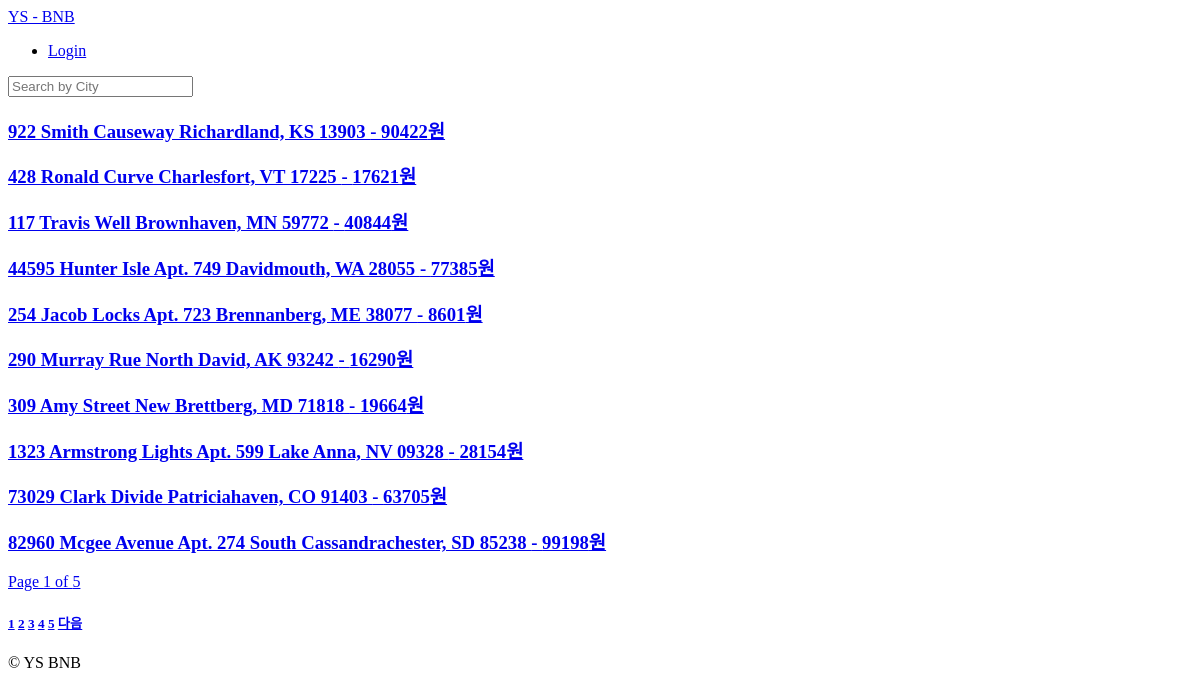
/, run on an earlier commit of the app's database.
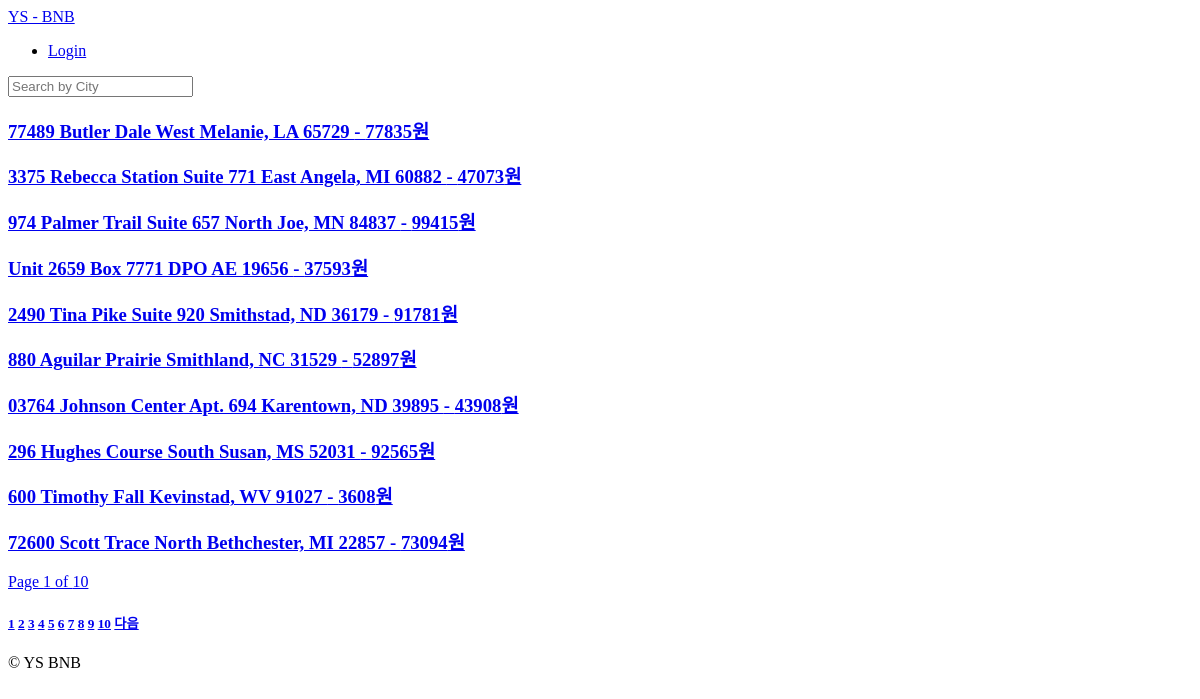
And on a later commit of the database.
### rooms/models.py (models this page shows, shortened)
class Room(core_models.TimeStampedModel):
    name = models.CharField(max_length=140, )
    description = models.TextField()
    country = CountryField()
    city = models.CharField(max_length=80)
    price = models.IntegerField()
    address = models.CharField(max_length=140)
    beds = models.IntegerField()
    guests = models.IntegerField()
    bedrooms = models.IntegerField()
    baths =  models.IntegerField()
    check_in = models.TimeField()
    check_out = models.TimeField()
    instant_book = models.BooleanField(default=False)
    host = models.ForeignKey('users.User', related_name="rooms", on_delete=models.CASCADE)
    room_type = models.ForeignKey('RoomType', related_name="rooms", on_delete=models.SET_NULL, null=True)
    amenities = models.ManyToManyField('Amenity', related_name="rooms", blank=True)
    facilities = models.ManyToManyField('Facility', related_name="rooms", blank=True)
    house_rules = models.ManyToManyField('HouseRule', related_name="rooms", blank=True)

### rooms/views.py (the view)
# urls.py: path("", room_views.HomeView.as_view(), name = "home")
class HomeView(ListView):
    model = models.Room
    context_object_name = "rooms" # context이름 변경 가능
    paginate_by = 10
    paginate_orphans = 5
    ordering = "created"
    def get_context_data(self, **kwargs):
        context = super().get_context_data(**kwargs)
        now = timezone.now()
        context['now'] = now
        return context

### templates/rooms/room_list.html (shortened to what this page needs)
{% extends "base.html" %}
{% block content %}
    {% for room in rooms %}
        <h3><a href="{% url "rooms:detail" room.pk %}"> {{room.name}} - {{room.price}}원</h3>
    {% endfor %}
    Page {{page_obj.number}} of {{page_obj.paginator.num_pages}}
    <h5>
    {% for page in page_obj.paginator.page_range %}
        <a href = "?page={{page}}">{{page}}</a>
    {% endfor %}
    {% if page_obj.has_next %}
        <a href = "?page={{page.next_page_number}}">다음</a>
    {% endif %}
    </h5>
{% endblock  %}

What changed in the data, as far as the page shows it:
removed Room: name "922 Smith Causeway Richardland, KS 13903", price "90422"
removed Room: name "428 Ronald Curve Charlesfort, VT 17225", price "17621"
removed Room: name "117 Travis Well Brownhaven, MN 59772", price "40844"
removed Room: name "44595 Hunter Isle Apt. 749 Davidmouth, WA 28055", price "77385"
removed Room: name "254 Jacob Locks Apt. 723 Brennanberg, ME 38077", price "8601"
removed Room: name "290 Murray Rue North David, AK 93242", price "16290"
removed Room: name "309 Amy Street New Brettberg, MD 71818", price "19664"
removed Room: name "1323 Armstrong Lights Apt. 599 Lake Anna, NV 09328", price "28154"
removed Room: name "73029 Clark Divide Patriciahaven, CO 91403", price "63705"
removed Room: name "82960 Mcgee Avenue Apt. 274 South Cassandrachester, SD 85238", price "99198"
added Room: name "77489 Butler Dale West Melanie, LA 65729", price "77835"
added Room: name "3375 Rebecca Station Suite 771 East Angela, MI 60882", price "47073"
added Room: name "974 Palmer Trail Suite 657 North Joe, MN 84837", price "99415"
added Room: name "Unit 2659 Box 7771 DPO AE 19656", price "37593"
added Room: name "2490 Tina Pike Suite 920 Smithstad, ND 36179", price "91781"
added Room: name "880 Aguilar Prairie Smithland, NC 31529", price "52897"
added Room: name "03764 Johnson Center Apt. 694 Karentown, ND 39895", price "43908"
added Room: name "296 Hughes Course South Susan, MS 52031", price "92565"
added Room: name "600 Timothy Fall Kevinstad, WV 91027", price "3608"
added Room: name "72600 Scott Trace North Bethchester, MI 22857", price "73094"
Also different on the page:
{{ page_obj.paginator.num_pages }}: "5" → "10"
new list line: "6"
new list line: "7"
new list line: "8"
new list line: "9"
new list line: "10"
